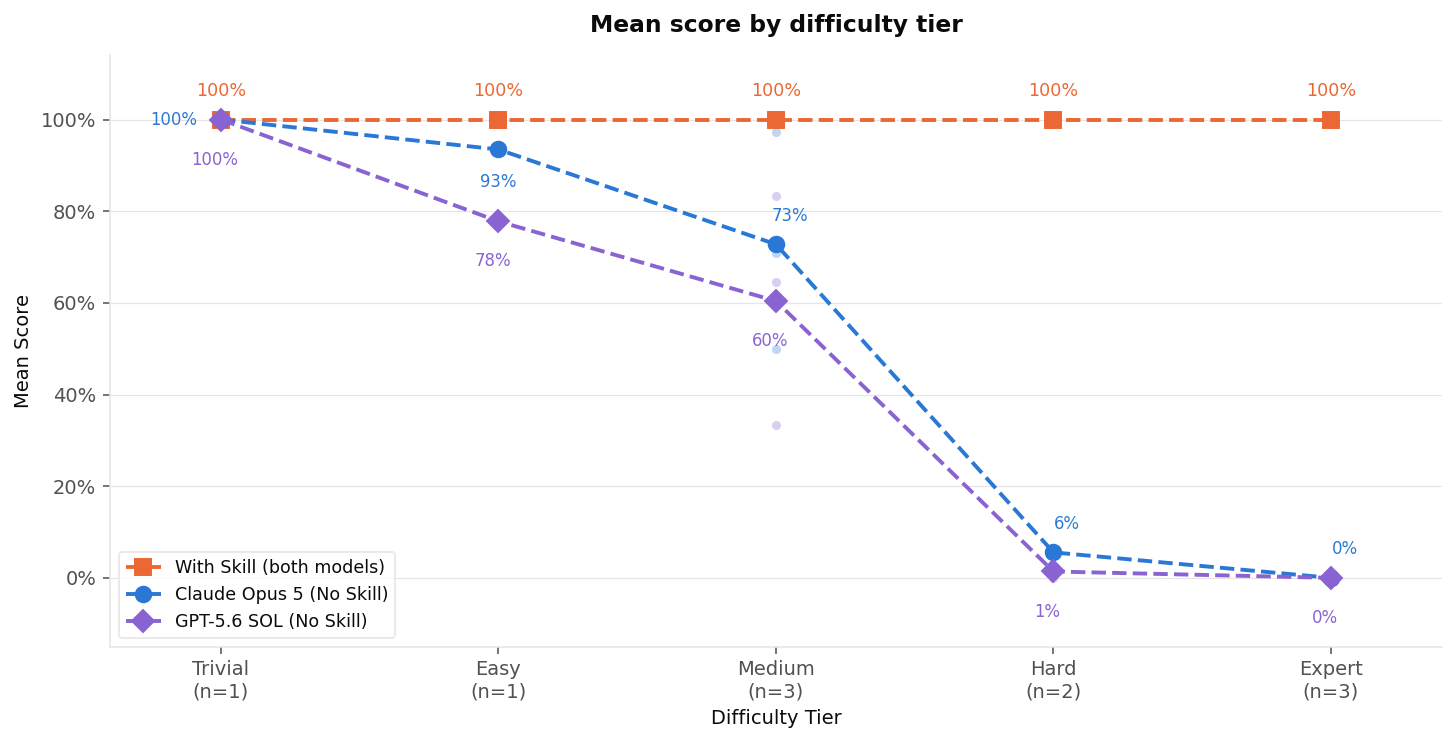

Here is the Python script that generated this plot:
"""Score by difficulty tier for both models, on pooled difficulty bins.

Output: score_by_tier_pooled.png

Difficulty is the task's POOLED unaided mean A over all six no-skill runs
(three claude-opus-5 and three gpt-5.6-sol), binned at fixed cut-points:
Expert A == 0 | Hard 0 < A <= 0.35 | Medium 0.35 < A <= 0.7 |
Easy 0.7 < A < 1 | Trivial A == 1.

One no-skill curve per model (tier mean of the model's per-task means, three
runs per task) and a single with-skill curve pooled over both models, which is
drawn once because both models score 1.000 on every with-skill run. Points for
the two models sit at the same x in each tier. Faint dots are the individual
tasks' per-model no-skill means. n counts tasks in the tier.

Usage: uv run --with matplotlib==3.10.5 python3 images/score_by_tier_pooled.py
"""

from __future__ import annotations

import json
import math
from collections import defaultdict
from pathlib import Path
from statistics import mean

import matplotlib

matplotlib.use("Agg")
import matplotlib.pyplot as plt

ROOT = Path(__file__).resolve().parent.parent
OUTPUT = Path(__file__).resolve().parent / "score_by_tier_pooled.png"
MODELS = {"claude-opus-5": "Claude Opus 5", "gpt-5.6-sol": "GPT-5.6 SOL"}
CONDITIONS = ("no-skill", "with-skill")
TIERS = ("Trivial", "Easy", "Medium", "Hard", "Expert")

INK = "#0b0b0b"
INK2 = "#52514e"
GRID = "#e6e5e1"
C_WITHSKILL = "#eb6834"
C_MODEL = {"claude-opus-5": "#2a78d6", "gpt-5.6-sol": "#8a63d2"}
M_MODEL = {"claude-opus-5": "o", "gpt-5.6-sol": "D"}
# Label placement (offset points). Systematic rule, applied per tier:
#   with-skill point      -> label straight above.
#   two no-skill points   -> the higher one is labelled straight above (ABOVE_NS), unless it sits
#                            within NEAR_TOP of the with-skill line, in which case right below it
#                            (BELOW_NEAR); the lower one is labelled below (BELOW).
#   coincident no-skill   -> if they also coincide with the with-skill line, claude directly LEFT of
#                            the marker and gpt below; otherwise claude above and gpt below.
ABOVE = (0, 10)          # with-skill labels
ABOVE_NS = (7, 10)       # no-skill "above" labels: nudged right, clear of the line arriving from the upper left
BELOW_NEAR = (0, -12)    # right under the marker
BELOW = (-3, -16)        # under the marker, nudged left, clear of the line leaving to the lower right
LEFT = (-12, 0)          # directly left of the marker, vertically centred
NEAR_TOP = 10.0
COINCIDENT = 2.0

plt.rcParams.update(
    {
        "font.size": 10,
        "text.color": INK,
        "axes.labelcolor": INK,
        "xtick.color": INK2,
        "ytick.color": INK2,
        "axes.edgecolor": GRID,
        "axes.linewidth": 0.8,
        "figure.facecolor": "white",
        "axes.facecolor": "white",
    }
)


def tier_of(a: float) -> str:
    """Pooled-bin rule. A is the mean over all six unaided runs."""
    if a == 0:
        return "Expert"
    if a <= 0.35:
        return "Hard"
    if a <= 0.7:
        return "Medium"
    if a < 1:
        return "Easy"
    return "Trivial"


def run_number(run_dir: Path) -> int:
    return int(run_dir.name.removeprefix("run_"))


def run_score(run_dir: Path) -> float:
    """The run's recorded scalar, checked across its mirrors."""
    result_score = float(json.loads((run_dir / "result.json").read_text())["scores"]["score"])
    mirror = float((run_dir / "verifier" / "score.md").read_text().split()[0])
    if not math.isclose(result_score, mirror, abs_tol=5.1e-5):
        raise ValueError(f"score mirror mismatch in {run_dir}: {result_score} != {mirror}")
    process_path = run_dir / "verifier" / "process.json"
    if process_path.is_file():
        outcome = json.loads(process_path.read_text()).get("outcome")
        if outcome is not None:
            ratio = int(outcome["cases_passed"]) / int(outcome["cases_total"])
            if not math.isclose(ratio, mirror, abs_tol=5.1e-5):
                raise ValueError(f"outcome ratio mismatch in {run_dir}: {ratio} != {mirror}")
    return mirror


def load() -> dict[str, dict[str, dict[str, list[float]]]]:
    """task -> model -> condition -> [run_1, run_2, run_3]."""
    data: dict[str, dict[str, dict[str, list[float]]]] = defaultdict(lambda: defaultdict(dict))
    for task in sorted(p for p in ROOT.iterdir() if (p / "task.toml").is_file()):
        for model in MODELS:
            for condition in CONDITIONS:
                arm = task / "trajectories" / model / condition
                runs = sorted((p for p in arm.glob("run_*") if p.is_dir()), key=run_number)
                if [run_number(p) for p in runs] != [1, 2, 3]:
                    raise ValueError(f"expected runs 1, 2, 3 in {arm}")
                data[task.name][model][condition] = [run_score(p) for p in runs]
    return {t: dict(m) for t, m in data.items()}


def main() -> None:
    data = load()
    bins: dict[str, list[str]] = {tier: [] for tier in TIERS}
    pooled: dict[str, float] = {}
    for task, per_model in data.items():
        a = mean(s for model in MODELS for s in per_model[model]["no-skill"])
        pooled[task] = a
        bins[tier_of(a)].append(task)

    def tier_mean(tier: str, model: str, condition: str) -> float:
        tasks = bins[tier]
        return mean(mean(data[t][model][condition]) for t in tasks) * 100 if tasks else math.nan

    x = list(range(len(TIERS)))
    fig, ax = plt.subplots(figsize=(10.5, 5.4), dpi=140)
    manifest = {
        "output": OUTPUT.name,
        "rule": tier_of.__doc__,
        "pooled_A": {t[:8]: round(v, 4) for t, v in pooled.items()},
        "tiers": {tier: [t[:8] for t in bins[tier]] for tier in TIERS},
        "series": {},
    }

    # One with-skill curve, pooled over both models (every with-skill run scores 1.000).
    with_skill = [
        mean(mean(data[t][m]["with-skill"]) for t in bins[tier] for m in MODELS) * 100 if bins[tier] else math.nan
        for tier in TIERS
    ]
    spread = max(
        abs(tier_mean(tier, "claude-opus-5", "with-skill") - tier_mean(tier, "gpt-5.6-sol", "with-skill"))
        for tier in TIERS if bins[tier]
    )
    manifest["with_skill_pooled_pct"] = [None if math.isnan(v) else round(v, 1) for v in with_skill]
    manifest["with_skill_model_spread_pp"] = round(spread, 3)
    ax.plot(x, with_skill, "--", color=C_WITHSKILL, linewidth=2, marker="s", markersize=8,
            label="With Skill (both models)", zorder=4)
    for i, v in enumerate(with_skill):
        if not math.isnan(v):
            ax.annotate(f"{v:.0f}%", (i, v), textcoords="offset points", xytext=ABOVE, ha="center", va="bottom",
                        fontsize=9, color=C_WITHSKILL, zorder=6)

    no_skill_by_model: dict[str, list[float]] = {}
    for model, label in MODELS.items():
        no_skill = [tier_mean(tier, model, "no-skill") for tier in TIERS]
        no_skill_by_model[model] = no_skill
        manifest["series"][model] = {"no_skill_pct": [None if math.isnan(v) else round(v, 1) for v in no_skill]}
        ax.plot(x, no_skill, "--", color=C_MODEL[model], linewidth=2, marker=M_MODEL[model], markersize=8,
                label=f"{label} (No Skill)", zorder=5)
        for i, tier in enumerate(TIERS):
            task_values = [mean(data[t][model]["no-skill"]) * 100 for t in bins[tier]]
            ax.scatter([i] * len(task_values), task_values, s=22, color=C_MODEL[model], alpha=0.3,
                       linewidths=0, zorder=3)

    def put(model: str, i: int, v: float, offset: tuple[int, int], ha: str) -> None:
        va = "center" if offset[1] == 0 else ("bottom" if offset[1] > 0 else "top")
        ax.annotate(f"{v:.0f}%", (i, v), textcoords="offset points", xytext=offset, ha=ha, va=va,
                    fontsize=8.5, color=C_MODEL[model], zorder=6)

    placements = []
    for i, tier in enumerate(TIERS):
        if not bins[tier]:
            continue
        c, g = no_skill_by_model["claude-opus-5"][i], no_skill_by_model["gpt-5.6-sol"][i]
        if abs(c - g) < COINCIDENT:
            if with_skill[i] - max(c, g) < NEAR_TOP:
                put("claude-opus-5", i, c, LEFT, "right")
                placements.append((tier, "claude left", "gpt below"))
            else:
                put("claude-opus-5", i, c, ABOVE_NS, "center")
                placements.append((tier, "claude above", "gpt below"))
            put("gpt-5.6-sol", i, g, BELOW, "center")
            continue
        hi_model, lo_model = ("claude-opus-5", "gpt-5.6-sol") if c > g else ("gpt-5.6-sol", "claude-opus-5")
        hi, lo = max(c, g), min(c, g)
        hi_offset = BELOW_NEAR if with_skill[i] - hi < NEAR_TOP else ABOVE_NS
        put(hi_model, i, hi, hi_offset, "center")
        put(lo_model, i, lo, BELOW, "center")
        placements.append((tier, f"{hi_model} {'right below' if hi_offset is BELOW_NEAR else 'above'}", f"{lo_model} below"))
    manifest["label_placements"] = placements

    for i, tier in enumerate(TIERS):
        if not bins[tier]:
            ax.annotate("No tasks", (i, 4), ha="center", fontsize=8, color=INK2)

    ax.set_xticks(x, [f"{tier}\n(n={len(bins[tier])})" for tier in TIERS])
    ax.set_xlim(-0.4, len(TIERS) - 0.6)
    ax.set_ylim(-15, 114)
    ax.set_yticks(range(0, 101, 20), [f"{v}%" for v in range(0, 101, 20)])
    ax.spines[["top", "right"]].set_visible(False)
    ax.grid(axis="y", color=GRID, linewidth=0.6)
    ax.set_axisbelow(True)
    ax.set_ylabel("Mean Score")
    ax.set_xlabel("Difficulty Tier")
    ax.set_title("Mean score by difficulty tier", fontweight="bold", pad=12)
    ax.legend(loc="lower left", frameon=True, edgecolor=GRID, fontsize=9)
    fig.tight_layout()
    fig.savefig(OUTPUT, bbox_inches="tight")
    plt.close(fig)
    print(json.dumps(manifest, indent=2))


if __name__ == "__main__":
    main()
